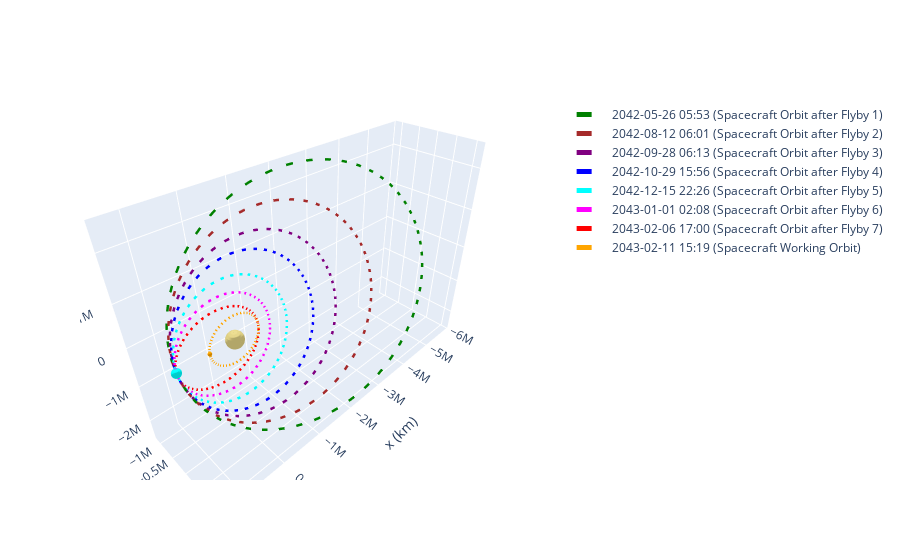

Notebook code cell kept with this figure:
### Markdown cell above
#### 3D Plot of the Orbits

### Code cell
plotter = OrbitPlotter3D()

# Plot spacecraft's initial trajectory (Earth to Jupiter)
plotter.plot(orbit_after_flyby_1, label="Spacecraft Orbit after Flyby 1", color='green')
plotter.plot(orbit_after_flyby_2, label="Spacecraft Orbit after Flyby 2", color='brown')
plotter.plot(orbit_after_flyby_3, label="Spacecraft Orbit after Flyby 3", color='purple')
plotter.plot(orbit_after_flyby_4, label="Spacecraft Orbit after Flyby 4", color='blue')
plotter.plot(orbit_after_flyby_5, label="Spacecraft Orbit after Flyby 5", color='cyan')
plotter.plot(orbit_after_flyby_6, label="Spacecraft Orbit after Flyby 6", color='magenta')
plotter.plot(orbit_after_flyby_7, label="Spacecraft Orbit after Flyby 7", color='red')
plotter.plot(orbit_working, label="Spacecraft Working Orbit", color='orange')

### Figure 1 — Plotly figure (JSON) as saved in the notebook; plotly's stock layout.template omitted (floating-point values rounded to 4 significant figures; data arrays with more than 128 entries replaced by an {"elided": "..."} marker saying what was removed)
{"data": [{"cauto": false, "cmax": 1, "cmin": 1, "colorscale": [[0, "#decf83"], [1, "#decf83"]], "name": "Saturn", "showscale": false, "type": "surface", "x": {"elided": "20x20 float values"}, "y": {"elided": "20x20 float values"}, "z": {"elided": "20x20 float values"}}, {"line": {"color": "green", "dash": "dash", "width": 5}, "mode": "lines", "name": "2042-05-26 05:53 (Spacecraft Orbit after Flyby 1)", "type": "scatter3d", "x": {"elided": "150 float values"}, "y": {"elided": "150 float values"}, "z": {"elided": "150 float values"}}, {"cauto": false, "cmax": 1, "cmin": 1, "colorscale": [[0, "green"], [1, "green"]], "name": "2042-05-26 05:53 (Spacecraft Orbit after Flyby 1)", "showscale": false, "type": "surface", "x": {"elided": "20x20 float values"}, "y": {"elided": "20x20 float values"}, "z": {"elided": "20x20 float values"}}, {"cauto": false, "cmax": 1, "cmin": 1, "colorscale": [[0, "#decf83"], [1, "#decf83"]], "name": "Saturn", "showscale": false, "type": "surface", "x": {"elided": "20x20 float values"}, "y": {"elided": "20x20 float values"}, "z": {"elided": "20x20 float values"}}, {"cauto": false, "cmax": 1, "cmin": 1, "colorscale": [[0, "#decf83"], [1, "#decf83"]], "name": "Saturn", "showscale": false, "type": "surface", "x": {"elided": "20x20 float values"}, "y": {"elided": "20x20 float values"}, "z": {"elided": "20x20 float values"}}, {"line": {"color": "brown", "dash": "dash", "width": 5}, "mode": "lines", "name": "2042-08-12 06:01 (Spacecraft Orbit after Flyby 2)", "type": "scatter3d", "x": {"elided": "150 float values"}, "y": {"elided": "150 float values"}, "z": {"elided": "150 float values"}}, {"cauto": false, "cmax": 1, "cmin": 1, "colorscale": [[0, "brown"], [1, "brown"]], "name": "2042-08-12 06:01 (Spacecraft Orbit after Flyby 2)", "showscale": false, "type": "surface", "x": {"elided": "20x20 float values"}, "y": {"elided": "20x20 float values"}, "z": {"elided": "20x20 float values"}}, {"cauto": false, "cmax": 1, "cmin": 1, "colorscale": [[0, "#decf83"], [1, "#decf83"]], "name": "Saturn", "showscale": false, "type": "surface", "x": {"elided": "20x20 float values"}, "y": {"elided": "20x20 float values"}, "z": {"elided": "20x20 float values"}}, {"cauto": false, "cmax": 1, "cmin": 1, "colorscale": [[0, "#decf83"], [1, "#decf83"]], "name": "Saturn", "showscale": false, "type": "surface", "x": {"elided": "20x20 float values"}, "y": {"elided": "20x20 float values"}, "z": {"elided": "20x20 float values"}}, {"line": {"color": "purple", "dash": "dash", "width": 5}, "mode": "lines", "name": "2042-09-28 06:13 (Spacecraft Orbit after Flyby 3)", "type": "scatter3d", "x": {"elided": "150 float values"}, "y": {"elided": "150 float values"}, "z": {"elided": "150 float values"}}, {"cauto": false, "cmax": 1, "cmin": 1, "colorscale": [[0, "purple"], [1, "purple"]], "name": "2042-09-28 06:13 (Spacecraft Orbit after Flyby 3)", "showscale": false, "type": "surface", "x": {"elided": "20x20 float values"}, "y": {"elided": "20x20 float values"}, "z": {"elided": "20x20 float values"}}, {"cauto": false, "cmax": 1, "cmin": 1, "colorscale": [[0, "#decf83"], [1, "#decf83"]], "name": "Saturn", "showscale": false, "type": "surface", "x": {"elided": "20x20 float values"}, "y": {"elided": "20x20 float values"}, "z": {"elided": "20x20 float values"}}, {"cauto": false, "cmax": 1, "cmin": 1, "colorscale": [[0, "#decf83"], [1, "#decf83"]], "name": "Saturn", "showscale": false, "type": "surface", "x": {"elided": "20x20 float values"}, "y": {"elided": "20x20 float values"}, "z": {"elided": "20x20 float values"}}, {"line": {"color": "blue", "dash": "dash", "width": 5}, "mode": "lines", "name": "2042-10-29 15:56 (Spacecraft Orbit after Flyby 4)", "type": "scatter3d", "x": {"elided": "150 float values"}, "y": {"elided": "150 float values"}, "z": {"elided": "150 float values"}}, {"cauto": false, "cmax": 1, "cmin": 1, "colorscale": [[0, "blue"], [1, "blue"]], "name": "2042-10-29 15:56 (Spacecraft Orbit after Flyby 4)", "showscale": false, "type": "surface", "x": {"elided": "20x20 float values"}, "y": {"elided": "20x20 float values"}, "z": {"elided": "20x20 float values"}}, {"cauto": false, "cmax": 1, "cmin": 1, "colorscale": [[0, "#decf83"], [1, "#decf83"]], "name": "Saturn", "showscale": false, "type": "surface", "x": {"elided": "20x20 float values"}, "y": {"elided": "20x20 float values"}, "z": {"elided": "20x20 float values"}}, {"cauto": false, "cmax": 1, "cmin": 1, "colorscale": [[0, "#decf83"], [1, "#decf83"]], "name": "Saturn", "showscale": false, "type": "surface", "x": {"elided": "20x20 float values"}, "y": {"elided": "20x20 float values"}, "z": {"elided": "20x20 float values"}}, {"line": {"color": "cyan", "dash": "dash", "width": 5}, "mode": "lines", "name": "2042-12-15 22:26 (Spacecraft Orbit after Flyby 5)", "type": "scatter3d", "x": {"elided": "150 float values"}, "y": {"elided": "150 float values"}, "z": {"elided": "150 float values"}}, {"cauto": false, "cmax": 1, "cmin": 1, "colorscale": [[0, "cyan"], [1, "cyan"]], "name": "2042-12-15 22:26 (Spacecraft Orbit after Flyby 5)", "showscale": false, "type": "surface", "x": {"elided": "20x20 float values"}, "y": {"elided": "20x20 float values"}, "z": {"elided": "20x20 float values"}}, {"cauto": false, "cmax": 1, "cmin": 1, "colorscale": [[0, "#decf83"], [1, "#decf83"]], "name": "Saturn", "showscale": false, "type": "surface", "x": {"elided": "20x20 float values"}, "y": {"elided": "20x20 float values"}, "z": {"elided": "20x20 float values"}}, {"cauto": false, "cmax": 1, "cmin": 1, "colorscale": [[0, "#decf83"], [1, "#decf83"]], "name": "Saturn", "showscale": false, "type": "surface", "x": {"elided": "20x20 float values"}, "y": {"elided": "20x20 float values"}, "z": {"elided": "20x20 float values"}}, {"line": {"color": "magenta", "dash": "dash", "width": 5}, "mode": "lines", "name": "2043-01-01 02:08 (Spacecraft Orbit after Flyby 6)", "type": "scatter3d", "x": {"elided": "150 float values"}, "y": {"elided": "150 float values"}, "z": {"elided": "150 float values"}}, {"cauto": false, "cmax": 1, "cmin": 1, "colorscale": [[0, "magenta"], [1, "magenta"]], "name": "2043-01-01 02:08 (Spacecraft Orbit after Flyby 6)", "showscale": false, "type": "surface", "x": {"elided": "20x20 float values"}, "y": {"elided": "20x20 float values"}, "z": {"elided": "20x20 float values"}}, {"cauto": false, "cmax": 1, "cmin": 1, "colorscale": [[0, "#decf83"], [1, "#decf83"]], "name": "Saturn", "showscale": false, "type": "surface", "x": {"elided": "20x20 float values"}, "y": {"elided": "20x20 float values"}, "z": {"elided": "20x20 float values"}}, {"cauto": false, "cmax": 1, "cmin": 1, "colorscale": [[0, "#decf83"], [1, "#decf83"]], "name": "Saturn", "showscale": false, "type": "surface", "x": {"elided": "20x20 float values"}, "y": {"elided": "20x20 float values"}, "z": {"elided": "20x20 float values"}}, {"line": {"color": "red", "dash": "dash", "width": 5}, "mode": "lines", "name": "2043-02-06 17:00 (Spacecraft Orbit after Flyby 7)", "type": "scatter3d", "x": {"elided": "150 float values"}, "y": {"elided": "150 float values"}, "z": {"elided": "150 float values"}}, {"cauto": false, "cmax": 1, "cmin": 1, "colorscale": [[0, "red"], [1, "red"]], "name": "2043-02-06 17:00 (Spacecraft Orbit after Flyby 7)", "showscale": false, "type": "surface", "x": {"elided": "20x20 float values"}, "y": {"elided": "20x20 float values"}, "z": {"elided": "20x20 float values"}}, {"cauto": false, "cmax": 1, "cmin": 1, "colorscale": [[0, "#decf83"], [1, "#decf83"]], "name": "Saturn", "showscale": false, "type": "surface", "x": {"elided": "20x20 float values"}, "y": {"elided": "20x20 float values"}, "z": {"elided": "20x20 float values"}}, {"cauto": false, "cmax": 1, "cmin": 1, "colorscale": [[0, "#decf83"], [1, "#decf83"]], "name": "Saturn", "showscale": false, "type": "surface", "x": {"elided": "20x20 float values"}, "y": {"elided": "20x20 float values"}, "z": {"elided": "20x20 float values"}}, {"line": {"color": "orange", "dash": "dash", "width": 5}, "mode": "lines", "name": "2043-02-11 15:19 (Spacecraft Working Orbit)", "type": "scatter3d", "x": {"elided": "150 float values"}, "y": {"elided": "150 float values"}, "z": {"elided": "150 float values"}}, {"cauto": false, "cmax": 1, "cmin": 1, "colorscale": [[0, "orange"], [1, "orange"]], "name": "2043-02-11 15:19 (Spacecraft Working Orbit)", "showscale": false, "type": "surface", "x": {"elided": "20x20 float values"}, "y": {"elided": "20x20 float values"}, "z": {"elided": "20x20 float values"}}, {"cauto": false, "cmax": 1, "cmin": 1, "colorscale": [[0, "#decf83"], [1, "#decf83"]], "name": "Saturn", "showscale": false, "type": "surface", "x": {"elided": "20x20 float values"}, "y": {"elided": "20x20 float values"}, "z": {"elided": "20x20 float values"}}], "layout": {"autosize": true, "scene": {"aspectmode": "data", "xaxis": {"title": {"text": "x (km)"}}, "yaxis": {"title": {"text": "y (km)"}}, "zaxis": {"title": {"text": "z (km)"}}}}}
